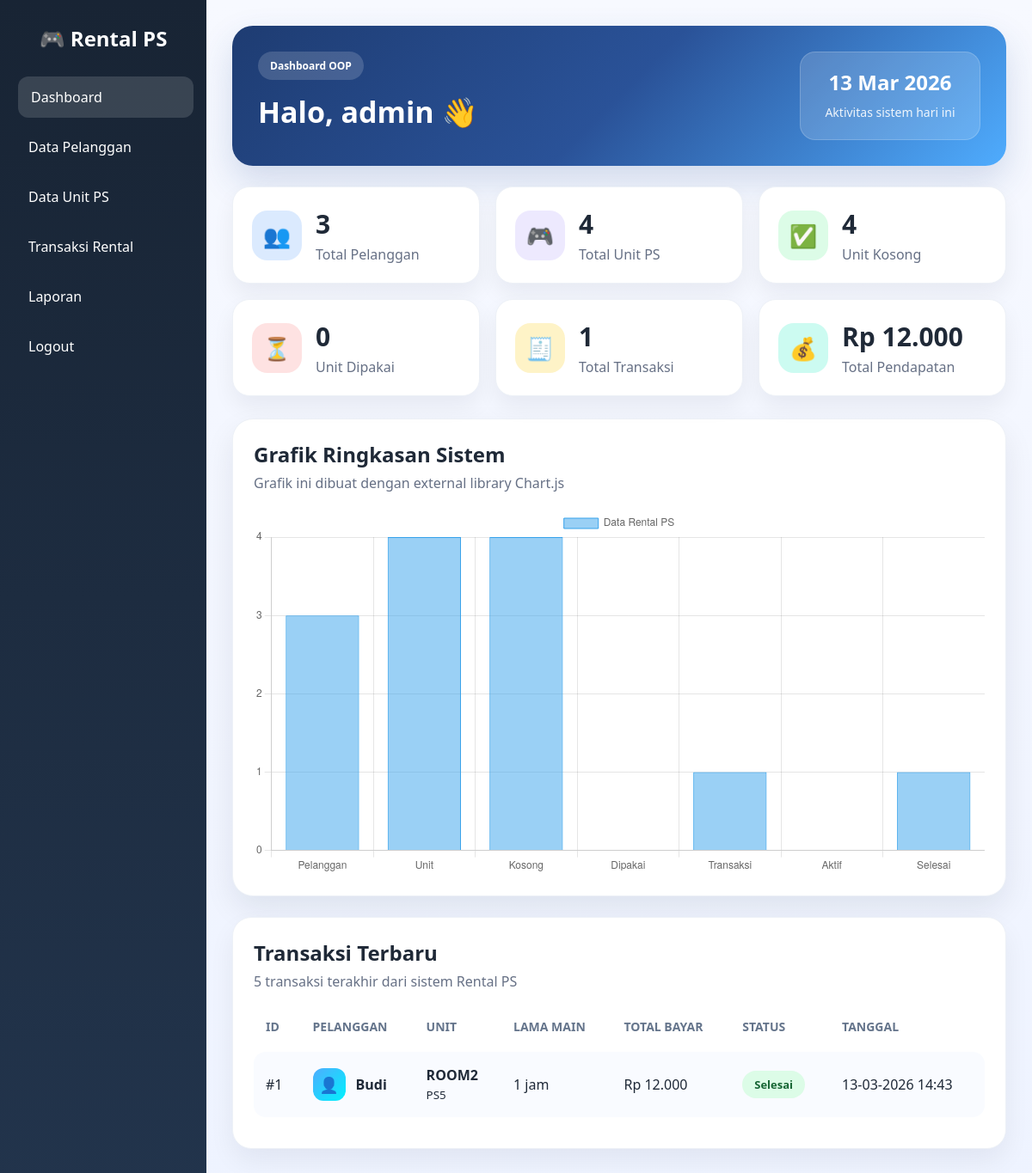
Screenshot of /dashboard.php (signed in) with the database file from the repository.
### tables this page shows
CREATE TABLE `transaksi` (
  `id_transaksi` int(11) NOT NULL,
  `id_pelanggan` int(11) DEFAULT NULL,
  `id_unit` int(11) DEFAULT NULL,
  `lama_main` int(11) DEFAULT NULL,
  `harga` int(11) DEFAULT NULL,
  `total_bayar` int(11) DEFAULT NULL,
  `status_transaksi` varchar(20) DEFAULT NULL,
  `tanggal` datetime DEFAULT NULL
);

CREATE TABLE `pelanggan` (
  `id_pelanggan` int(11) NOT NULL,
  `nama_pelanggan` varchar(100) DEFAULT NULL,
  `no_hp` varchar(20) DEFAULT NULL
);

CREATE TABLE `unit_ps` (
  `id_unit` int(11) NOT NULL,
  `nama_unit` varchar(50) DEFAULT NULL,
  `tipe_ps` varchar(20) DEFAULT NULL,
  `harga_perjam` int(11) DEFAULT NULL,
  `status` varchar(20) DEFAULT NULL
);

### app/autoload.php (called while the page is built, shortened)
<?php
spl_autoload_register(function ($class) {
    $prefix = 'App\\';
    $base_dir = __DIR__ . '/';
    $len = strlen($prefix);
    $relative_class = substr($class, $len);
    $file = $base_dir . str_replace('\\', '/', $relative_class) . '.php';
});

### app/core/Database.php (called while the page is built, shortened)
<?php
class Database
{
    private $host = "localhost";
    private $username = "root";
    private $password = "";
    private $database = "db_rentalps";
    private $port = 3307;
    protected $koneksi;
    public function __construct()
    {
        $this->koneksi = mysqli_connect(
            $this->host,
            $this->username,
            $this->password,
            $this->database,
            $this->port
        );
    }
    public function getConnection()
    {
        return $this->koneksi;
    }
}

### app/Models/BaseModel.php (called while the page is built, shortened)
<?php
abstract class BaseModel extends Entity implements CrudInterface
{
    protected $db;
    protected $table;
    public function __construct()
    {
        $database = new Database();
        $this->db = $database->getConnection();
    }
    public function countAll()
    {
        $query = mysqli_query($this->db, "SELECT COUNT(*) AS total FROM {$this->table}");
        $data = mysqli_fetch_assoc($query);
        return $data['total'];
    }
}

### app/Models/UnitPSModel.php (called while the page is built, shortened)
<?php
class UnitPSModel extends BaseModel
{
    public function countByStatus($status)
    {
        $status = mysqli_real_escape_string($this->db, $status);
        $query = mysqli_query(
            $this->db,
            "SELECT COUNT(*) AS total FROM unit_ps WHERE status = '$status'"
        );
        $data = mysqli_fetch_assoc($query);
        return $data['total'];
    }
}

### app/Models/TransaksiModel.php (called while the page is built, shortened)
<?php
class TransaksiModel extends BaseModel
{
    public function countByStatus($status)
    {
        $status = mysqli_real_escape_string($this->db, $status);
        $query = mysqli_query(
            $this->db,
            "SELECT COUNT(*) AS total FROM transaksi WHERE status_transaksi = '$status'"
        );
        $data = mysqli_fetch_assoc($query);
        return $data['total'];
    }
    public function sumTotalBayar()
    {
        $query = mysqli_query(
            $this->db,
            "SELECT COALESCE(SUM(total_bayar),0) AS total FROM transaksi"
        );
        $data = mysqli_fetch_assoc($query);
        return $data['total'];
    }
    public function getLatest($limit = 5)
    {
        $limit = (int) $limit;
        return mysqli_query(
            $this->db,
            "SELECT
                t.*,
                p.nama_pelanggan,
                u.nama_unit,
                u.tipe_ps
             FROM transaksi t
             JOIN pelanggan p ON t.id_pelanggan = p.id_pelanggan
             JOIN unit_ps u ON t.id_unit = u.id_unit
             ORDER BY t.id_transaksi DESC
             LIMIT $limit"
        );
    }
}

### dashboard.php (the view, shortened to what this page needs)
<?php
require_once "app/autoload.php";
$pelangganModel = new PelangganModel();
$unitModel = new UnitPSModel();
$transaksiModel = new TransaksiModel();
$total_pelanggan = $pelangganModel->countAll();
$total_unit = $unitModel->countAll();
$total_kosong = $unitModel->countByStatus('kosong');
$total_dipakai = $unitModel->countByStatus('dipakai');
$total_transaksi = $transaksiModel->countAll();
$total_transaksi_aktif = $transaksiModel->countByStatus('dipakai');
$total_transaksi_selesai = $transaksiModel->countByStatus('selesai');
$total_pendapatan = $transaksiModel->sumTotalBayar();
$transaksi_terbaru = $transaksiModel->getLatest(5);
?>
<!DOCTYPE html>
<html>
<head>
    <link rel="stylesheet" href="style.css?v=<?php echo time(); ?>">
</head>
<body>
    <div class="wrapper">
        <div class="sidebar">
            <h2>🎮 Rental PS</h2>
            <ul>
                <li><a href="dashboard.php" class="active">Dashboard</a></li>
                <li><a href="pelanggan.php">Data Pelanggan</a></li>
                <li><a href="unit_ps.php">Data Unit PS</a></li>
                <li><a href="transaksi.php">Transaksi Rental</a></li>
                <li><a href="laporan.php">Laporan</a></li>
                <li><a href="logout.php">Logout</a></li>
            </ul>
        </div>
        <div class="main modern-main">
            <div class="dashboard-hero">
                <div>
                    <span class="hero-badge">Dashboard OOP</span>
                    <h1>Halo, <?php echo $_SESSION['username']; ?> 👋</h1>
                </div>
                <div class="hero-mini-card">
                    <h3><?php echo date("d M Y"); ?></h3>
                    <p>Aktivitas sistem hari ini</p>
                </div>
            </div>
            <div class="dashboard-stats-grid">
                <div class="dashboard-stat-card blue-soft">
                    <div class="dash-icon">👥</div>
                    <div>
                        <h3><?php echo $total_pelanggan; ?></h3>
                        <p>Total Pelanggan</p>
                    </div>
                </div>
                <div class="dashboard-stat-card purple-soft">
                    <div class="dash-icon">🎮</div>
                    <div>
                        <h3><?php echo $total_unit; ?></h3>
                        <p>Total Unit PS</p>
                    </div>
                </div>
                <div class="dashboard-stat-card green-soft">
                    <div class="dash-icon">✅</div>
                    <div>
                        <h3><?php echo $total_kosong; ?></h3>
                        <p>Unit Kosong</p>
                    </div>
                </div>
                <div class="dashboard-stat-card red-soft">
                    <div class="dash-icon">⏳</div>
                    <div>
                        <h3><?php echo $total_dipakai; ?></h3>
                        <p>Unit Dipakai</p>
                    </div>
                </div>
                <div class="dashboard-stat-card gold-soft">
                    <div class="dash-icon">🧾</div>
                    <div>
                        <h3><?php echo $total_transaksi; ?></h3>
                        <p>Total Transaksi</p>
                    </div>
                </div>
                <div class="dashboard-stat-card teal-soft">
                    <div class="dash-icon">💰</div>
                    <div>
                        <h3>Rp <?php echo number_format($total_pendapatan, 0, ',', '.'); ?></h3>
                        <p>Total Pendapatan</p>
                    </div>
                </div>
            </div>
            <div class="chart-card">
                <div class="section-title">
                    <h3>Grafik Ringkasan Sistem</h3>
                    <p>Grafik ini dibuat dengan external library Chart.js</p>
                </div>
                <canvas id="chartRentalPS"></canvas>
            </div>
            <div class="dashboard-section">
                <div class="section-title">
                    <h3>Transaksi Terbaru</h3>
                    <p>5 transaksi terakhir dari sistem Rental PS</p>
                </div>
                <div class="table-responsive">
                    <table class="modern-table">
                        <thead>
                            <tr>
                                <th>ID</th>
                                <th>Pelanggan</th>
                                <th>Unit</th>
                                <th>Lama Main</th>
                                <th>Total Bayar</th>
                                <th>Status</th>
                                <th>Tanggal</th>
                            </tr>
                        </thead>
                        <tbody>
                            <?php if (mysqli_num_rows($transaksi_terbaru) > 0) { ?>
                                <?php while ($d = mysqli_fetch_array($transaksi_terbaru)) { ?>
                                    <tr>
                                        <td>#<?php echo $d['id_transaksi']; ?></td>
                                        <td>
                                            <div class="table-user-wrap">
                                                <span class="table-avatar">👤</span>
                                                <span><?php echo $d['nama_pelanggan']; ?></span>
                                            </div>
                                        </td>
                                        <td>
                                            <strong><?php echo $d['nama_unit']; ?></strong><br>
                                            <small><?php echo $d['tipe_ps']; ?></small>
                                        </td>
                                        <td><?php echo $d['lama_main']; ?> jam</td>
                                        <td>Rp <?php echo number_format($d['total_bayar'], 0, ',', '.'); ?></td>
                                        <td>
                                            <?php if ($d['status_transaksi'] == 'dipakai') { ?>
                                                <span class="status-pill status-dipakai">Dipakai</span>
                                            <?php } else { ?>
                                                <span class="status-pill status-selesai">Selesai</span>
                                            <?php } ?>
                                        </td>
                                        <td><?php echo date('d-m-Y H:i', strtotime($d['tanggal'])); ?></td>
                                    </tr>
                                <?php } ?>
                            <?php } else { ?>
                                <tr>
                                    <td colspan="7" class="empty-table">Belum ada transaksi.</td>
                                </tr>
                            <?php } ?>
                        </tbody>
                    </table>
                </div>
            </div>
        </div>
    </div>
    <script>
        const ctx = document.getElementById('chartRentalPS');
        new Chart(ctx, {
            type: 'bar',
            data: {
                labels: ['Pelanggan', 'Unit', 'Kosong', 'Dipakai', 'Transaksi', 'Aktif', 'Selesai'],
                datasets: [{
                    label: 'Data Rental PS',
                    data: [
                        <?php echo $total_pelanggan; ?>,
                        <?php echo $total_unit; ?>,
                        <?php echo $total_kosong; ?>,
                        <?php echo $total_dipakai; ?>,
                        <?php echo $total_transaksi; ?>,
                        <?php echo $total_transaksi_aktif; ?>,
                        <?php echo $total_transaksi_selesai; ?>
                    ],
                    borderWidth: 1
                }]
            },
            options: {
                responsive: true,
                plugins: {
                    legend: {
                        display: true
                    }
                },
                scales: {
                    y: {
                        beginAtZero: true,
                        ticks: {
                            precision: 0
                        }
                    }
                }
            }
        });
    </script>
</body>
</html>

### style.css (style rules this page uses)
* { margin:0; padding:0; box-sizing:border-box; font-family:Segoe UI, sans-serif; }
body { background:#f4f7fb; color:#1f2937; }
a { text-decoration:none; }
.wrapper { display:flex; min-height:100vh; }
.sidebar { width:240px; min-height:100vh; background:linear-gradient(180deg,#182434,#22344c); color:white; padding:28px 18px; position:sticky; top:0; }
.sidebar h2 { text-align:center; margin-bottom:28px; font-size:24px; }
.sidebar ul { list-style:none; }
.sidebar ul li { margin-bottom:10px; }
.sidebar ul li a { color:white; display:block; padding:13px 15px; border-radius:12px; transition:0.25s; font-weight:500; }
.sidebar ul li a:hover, .sidebar ul li a.active { background:rgba(255,255,255,0.14); transform:translateX(3px); }
.main { flex:1; padding:30px; }
.modern-main { background:linear-gradient(180deg,#f7f9ff 0%, #eef3ff 100%); min-height:100vh; }
.hero-badge { display:inline-block; background:rgba(255,255,255,0.16); color:white; padding:8px 14px; border-radius:999px; font-size:12px; font-weight:700; margin-bottom:14px; }
.dashboard-hero, .page-hero, .form-hero { display:flex; justify-content:space-between; align-items:center; gap:20px; padding:30px; border-radius:24px; color:white; margin-bottom:24px; box-shadow:0 18px 40px rgba(38,78,145,0.18); }
.dashboard-hero { background:linear-gradient(135deg,#1e3c72,#2a5298,#4facfe); }
.dashboard-hero h1, .page-hero h1, .form-hero h1 { font-size:34px; margin-bottom:10px; }
.dashboard-hero p, .page-hero p, .form-hero p { color:rgba(255,255,255,0.90); line-height:1.8; max-width:700px; }
.hero-mini-card { min-width:210px; background:rgba(255,255,255,0.16); border:1px solid rgba(255,255,255,0.18); border-radius:18px; padding:18px; text-align:center; }
.hero-mini-card h3 { font-size:24px; margin-bottom:6px; }
.hero-mini-card p { font-size:14px; }
.dashboard-stats-grid { display:grid; grid-template-columns:repeat(auto-fit,minmax(220px,1fr)); gap:18px; margin-bottom:26px; }
.dashboard-stat-card { display:flex; align-items:center; gap:16px; padding:22px; border-radius:20px; background:white; border:1px solid #edf1f7; box-shadow:0 12px 26px rgba(15,23,42,0.06); }
.dash-icon { width:58px; height:58px; border-radius:18px; display:flex; align-items:center; justify-content:center; font-size:26px; }
.dashboard-stat-card h3 { font-size:30px; margin-bottom:4px; }
.dashboard-stat-card p { color:#667085; }
.blue-soft .dash-icon { background:#dbeafe; }
.purple-soft .dash-icon { background:#ede9fe; }
.green-soft .dash-icon { background:#dcfce7; }
.red-soft .dash-icon { background:#fee2e2; }
.dashboard-section { background:white; border-radius:22px; padding:24px; box-shadow:0 14px 30px rgba(15,23,42,0.06); border:1px solid #edf1f7; margin-bottom:24px; }
.section-title h3 { font-size:24px; margin-bottom:6px; }
.section-title p { color:#667085; margin-bottom:20px; }
.table-responsive { overflow-x:auto; }
table.modern-table { width:100%; border-collapse:separate; border-spacing:0 12px; }
table.modern-table thead th { background:none !important; color:#64748b !important; padding:0 14px 8px 14px !important; font-size:14px; font-weight:700; text-transform:uppercase; border:none; text-align:left; }
table.modern-table tbody td { padding:16px 14px !important; border:none !important; color:#1f2937; vertical-align:middle; background:#f9fbff; }
table.modern-table tbody tr td:first-child { border-radius:14px 0 0 14px; }
table.modern-table tbody tr td:last-child { border-radius:0 14px 14px 0; }
.table-user-wrap { display:flex; align-items:center; gap:12px; font-weight:600; }
.table-avatar { width:38px; height:38px; border-radius:12px; display:flex; align-items:center; justify-content:center; background:linear-gradient(135deg,#4facfe,#00f2fe); color:white; font-size:18px; }
.status-pill { display:inline-block; padding:7px 14px; border-radius:999px; font-size:13px; font-weight:700; }
.status-selesai { background:#dcfce7; color:#166534; }
.gold-soft .dash-icon { background:#fef3c7; }
.teal-soft .dash-icon { background:#ccfbf1; }
.chart-card { background:white; border-radius:24px; padding:24px; box-shadow:0 15px 35px rgba(16,24,40,0.08); border:1px solid #edf1f7; margin-bottom:24px; }
.chart-card canvas { max-width:100%; margin-top:10px; }

### rows the page displays
transaksi: id_transaksi "1", id_pelanggan.nama_pelanggan "Budi", id_unit.nama_unit "ROOM2", id_unit.tipe_ps "PS5", lama_main "1", total_bayar "12.000", status_transaksi "Selesai", tanggal "13-03-2026 14:43"

### other values shown
$_SESSION['username'] "admin"
$total_pelanggan "3"
$total_unit "4"
$total_kosong "4"
$total_dipakai "0"
$total_transaksi "1"
$total_pendapatan "12.000"
chart data {{ $total_pelanggan }} 3
chart data {{ $total_unit }} 4
chart data {{ $total_kosong }} 4
chart data {{ $total_dipakai }} 0
